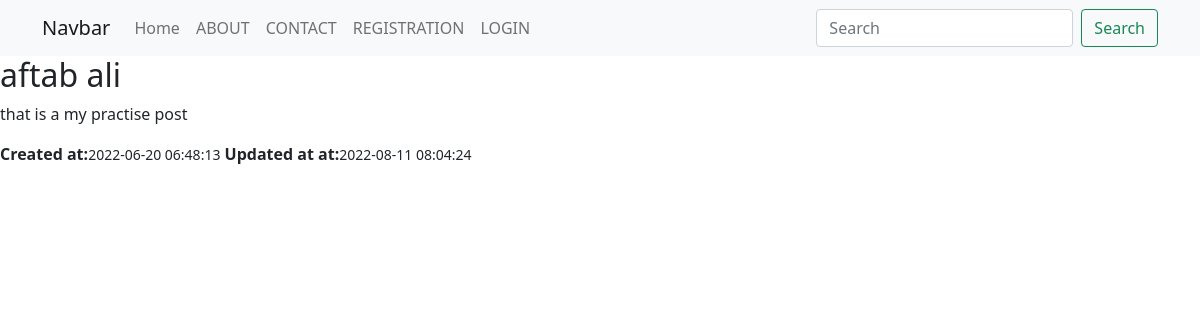
Screenshot of /post/show/4 with the database file from the repository.
### tables this page shows
CREATE TABLE `posts` (
  `id` int(11) NOT NULL,
  `title` varchar(255) NOT NULL,
  `body` text NOT NULL,
  `user_id` int(11) DEFAULT NULL,
  `created_at` timestamp NOT NULL DEFAULT current_timestamp(),
  `updated_at` timestamp NOT NULL DEFAULT current_timestamp() ON UPDATE current_timestamp()
);

### application/controllers/Post.php (called while the page is built, shortened)
<?php
class Post extends CI_Controller{
    public function __construct(){
        $this->load->model('Crud_Model');
        $this->load->helper('form');
        $this->load->library('form_validation');
    }
    public function show($id){
        $data['post']=$this->Crud_Model->get('posts',$id);
        $this->load->view('template/header');
            $this->load->view('posts/show',$data);
            $this->load->view('template/footer');
    }
}

### index.php (called while the page is built, shortened)
<?php
require_once BASEPATH.'core/CodeIgniter.php';

### application/models/Crud_Model.php (called while the page is built, shortened)
<?php
class Crud_Model extends CI_Model{
    public function get($table,$id){
        $this->db->where('id',$id);
        return $this->db->get($table)->row();
    }
}

### application/views/posts/show.php (the view, shortened to what this page needs)
<div class="row">
    <div class="col-md-8 col-md-offset-2">
        <h2><?php echo $post->title; ?></h2>
        <p> <?php echo $post->body; ?></p>
        <p><strong>Created at:</strong><span class="small"><?php echo $post->created_at; ?></span>
        <strong>Updated at at:</strong><span class="small"><?php echo $post->updated_at; ?></span>
        </p>
    </div>
</div>

### rows the page displays
posts: title "aftab ali", body "that is a my practise post", created_at "2022-06-20 06:48:13", updated_at "2022-08-11 08:04:24"
